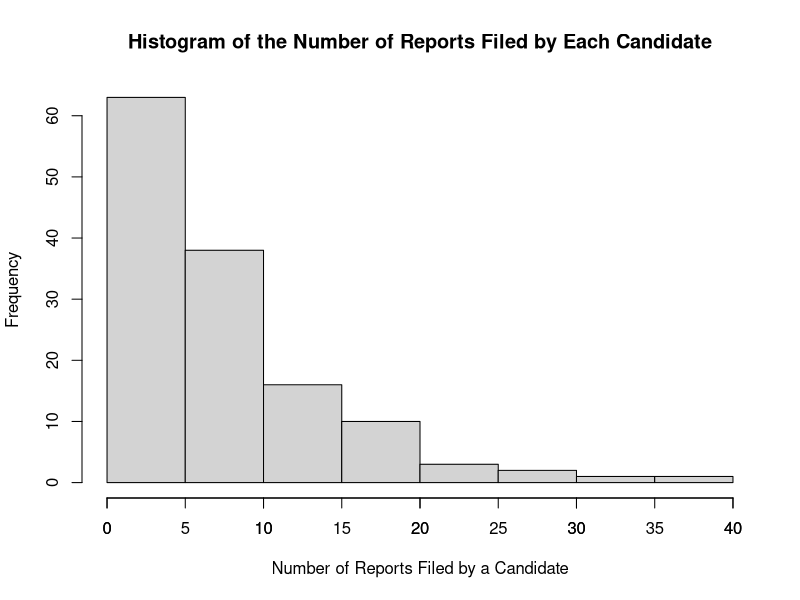
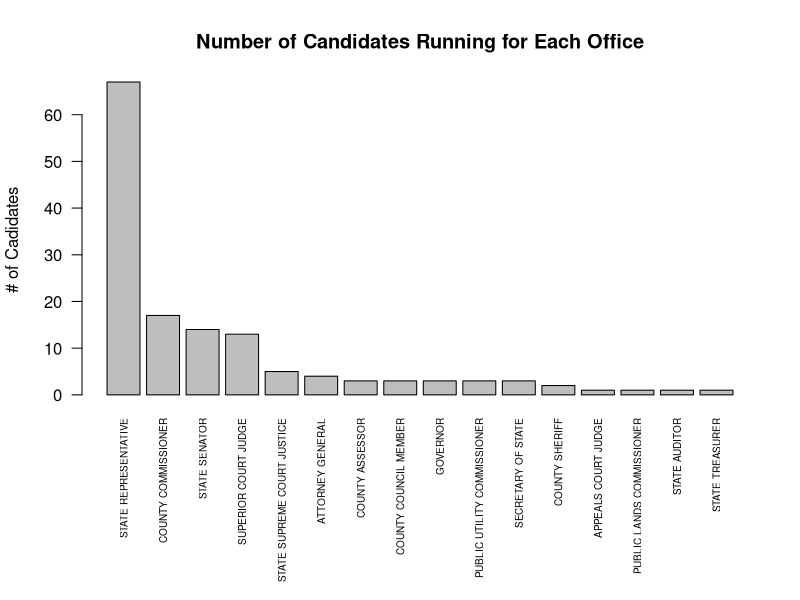
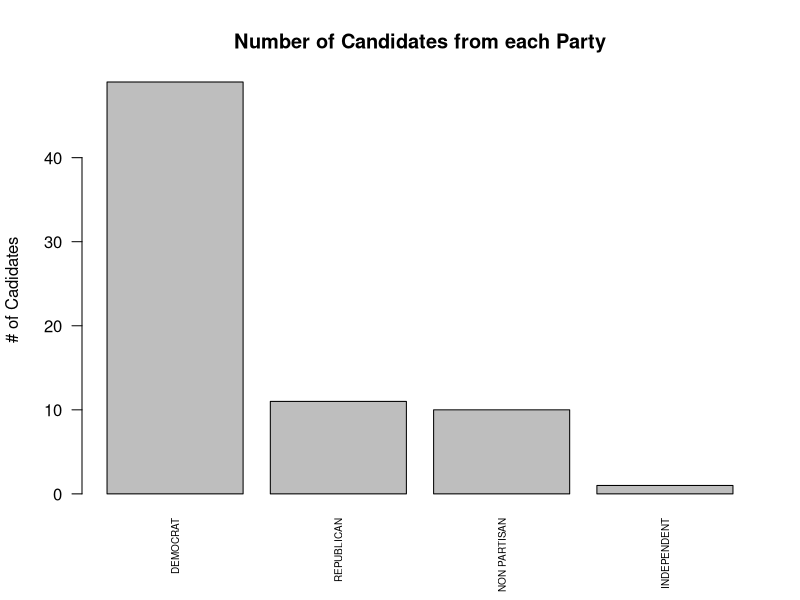
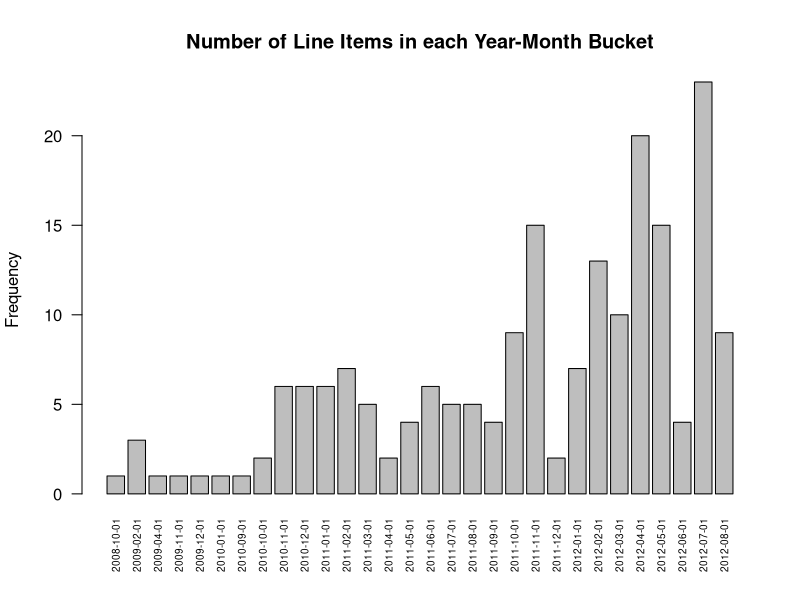
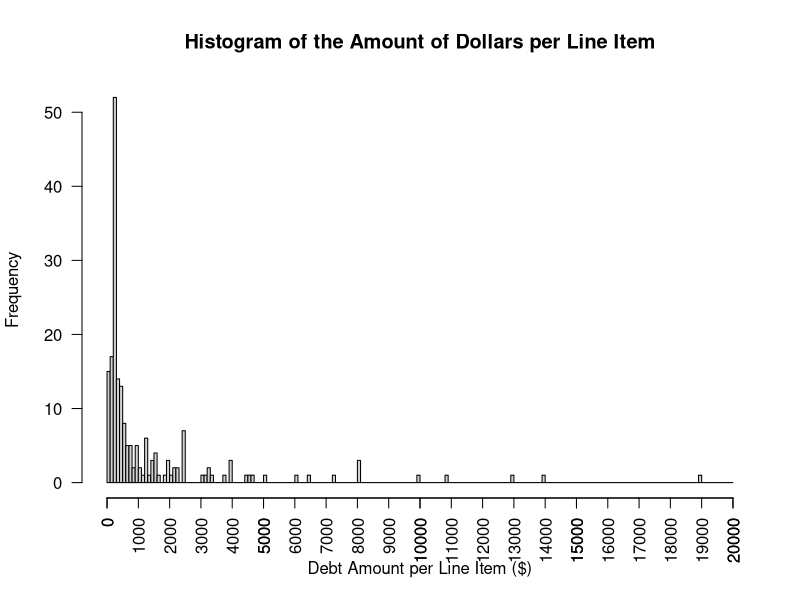
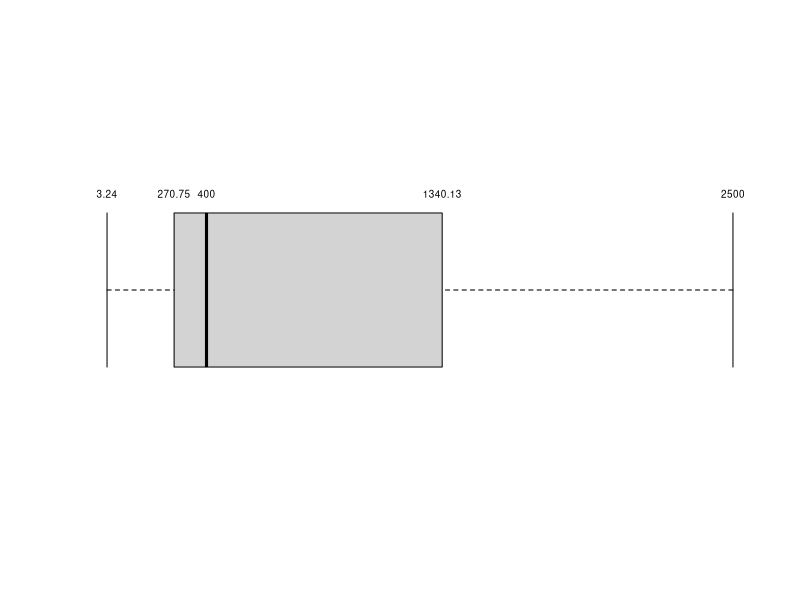
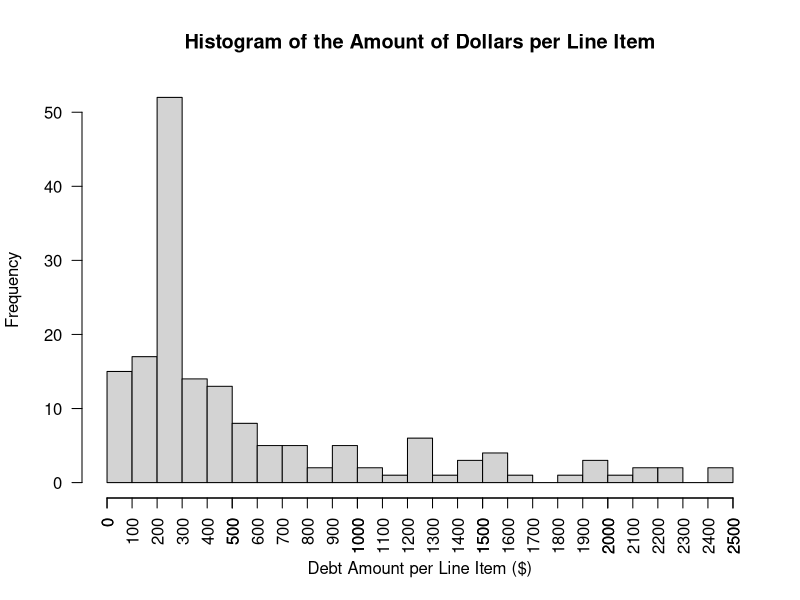
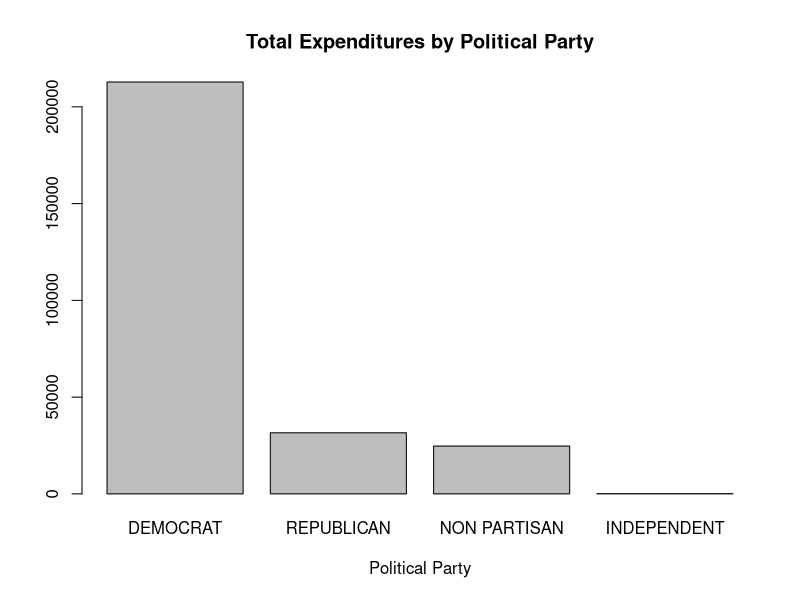

Write the R code that produced these figures, in order.
## ---- chunk 1
knitr::opts_chunk$set(echo = TRUE)
## ---- chunk 2
DebtRaw = read.csv("../dataset/CandidateDebt.csv", na.strings='#N/A')
print(sprintf("Number of columns: %d, Number of rows: %d", ncol(DebtRaw), nrow(DebtRaw)))
## ---- chunk 3
str(DebtRaw[1:4,])
## ---- chunk 4
DebtShifted = DebtRaw
colnames(DebtShifted) <- c(colnames(DebtRaw)[1:9],
                           'DUMMY',
                           colnames(DebtRaw)[10:(ncol(DebtRaw)-1)])
## ---- chunk 5
str(DebtShifted[1:4,])
## ---- chunk 6
t(DebtShifted[1,c('filerid', 'filername', 'office', 'DUMMY', 'legislativedistrict',
                  'party', 'jurisdiction', 'jurisdictiontype')])
## ---- chunk 7
# Split off left table
DebtLeft = DebtShifted[, seq(9)]

# Print out number of rows and columns
print(sprintf("The DebtLeft data set has %d columns and %d rows.", ncol(DebtLeft), nrow(DebtLeft)))
## ---- chunk 8
# Split off right table
DebtRight = DebtShifted[, seq(10, ncol(DebtRaw))]

# Rename DUMMY to office
colnames(DebtRight)[[1]] <- "office"

# Keep cases with at least one non-NA entry
DebtRightValid <- DebtRight[rowSums(!is.na(DebtRight)) > 0,]

# Drop duplicates
Debt <- unique(DebtRightValid)

# Print number of rows and columns
print(sprintf("The Debt data set has %d columns and %d rows.", ncol(Debt), nrow(Debt)))
## ---- chunk 9
# Find number of unique reportnumbers
length(unique(DebtLeft$reportnumber))
# Find number of unique cadidate names
length(unique(DebtLeft$filername))
## ---- chunk 10
# Find the number of reports filed by each candidate
RepPerCan <- aggregate(reportnumber ~ filername, DebtLeft, length)
colnames(RepPerCan)[2] <- "NumOfReports"
# Summarize data
summary(RepPerCan$NumOfReports)
## ---- chunk 11
# Show top 5 candidates that filed the most reports
head(RepPerCan[order(RepPerCan$NumOfReports, decreasing = TRUE),],5)
## ---- chunk 12
# How many candidates filed only 1 report?
length(which(RepPerCan$NumOfReports == 1))
## ---- chunk 13
# Show histogram showing distribution of the number of reports filed by each candidate.
hist(RepPerCan$NumOfReports, main = "Histogram of the Number of Reports Filed by Each Candidate",
     xlab = "Number of Reports Filed by a Candidate")
axis(1, at = seq(0,40, by = 5))
## ---- chunk 14
# Remove reportnumber and keep unique rows
Office <- unique(DebtLeft[-1])
# Find length of rows.
length(Office$filerid)
## ---- chunk 15
# Show exmaple of duplicate candidate.
Office[Office$filername == "FROCKT DAVID S",]
## ---- chunk 16
# Create Dataframe showing the number of candidates running for each office
OfficePopularity <- aggregate(filername ~ office, Office, length)
colnames(OfficePopularity)[2] <- "N"
OfficePopularity <- OfficePopularity[order(OfficePopularity[,2], decreasing = TRUE),]

# Show barplot of results
op <- par(mar = c(10,4,4,2) + 0.1)
barplot(OfficePopularity$N, main = "Number of Candidates Running for Each Office", ylab = "# of Cadidates",
      names.arg=OfficePopularity$office, las = 2, cex.names=0.6)
par(op)
## ---- chunk 17
# Only keep Office2, legislativedictrict, position, party, jurisdiction and find unique rows
DebtUnique <- unique(Debt[1:5])
# Aggregate a new dataframe to store the number of rows for each party
PartyCount <- aggregate(jurisdiction ~ party, DebtUnique, length)
colnames(PartyCount)[2] <- "N"
PartyCount <- PartyCount[order(PartyCount[,2], decreasing = TRUE),]
# Plot a bar chart showing the number of rows for each party
op <- par(mar = c(5,4,4,2) + 0.1)
barplot(PartyCount$N, main = "Number of Candidates from each Party", ylab = "# of Cadidates",
      names.arg=PartyCount$party, las = 2, cex.names=0.6)
par(op)
## ---- chunk 18
# Copy Debt into a temporary df, but convert the debtdate variable into date object
DebtTemp <- Debt
DebtTemp$debtdate <- as.Date(DebtTemp$debtdate, format='%m/%d/%y')
# Import lubridate to round the dates to the month
library(lubridate)
DebtTemp$debtdate <- floor_date(DebtTemp$debtdate, unit = "month")
# Aggregate the data to show the amount of line items are in each month
DateCount <- aggregate(amount ~ debtdate, DebtTemp, length)
colnames(DateCount)[2] <- "N"
op <- par(mar = c(5,4,4,2) + 0.1)
barplot(DateCount$N, main = "Number of Line Items in each Year-Month Bucket", ylab = "Frequency",
      names.arg=DateCount$debtdate, las = 2, cex.names=0.6)
par(op)
## ---- chunk 19
summary(Debt$amount)
## ---- chunk 20
hist(Debt$amount, breaks = seq(0, 20000, by = 100) , main = "Histogram of the Amount of Dollars per Line Item",
     xlab = "Debt Amount per Line Item ($)", las = 2)
axis(1, at = seq(0, 20000, by = 1000), las = 2)
## ---- chunk 21
boxplot(Debt$amount, horizontal = TRUE, outline = FALSE, axes = FALSE, staplewex = 1)
text(x = boxplot.stats(Debt$amount)$stats, labels = boxplot.stats(Debt$amount)$stats, y=1.25, cex = 0.6)
## ---- chunk 22
filteredAmount <- Debt[(Debt$amount < 2500),]
hist(filteredAmount$amount, breaks = seq(0, 2500, by = 100) , main = "Histogram of the Amount of Dollars per Line Item",
     xlab = "Debt Amount per Line Item ($)", las = 2)
axis(1, at = seq(0, 2500, by = 100), las = 2)
## ---- chunk 23

# sum amount by party
amountbyparty <-aggregate(Debt['amount'], by=list(party=Debt$party), FUN=sum)

# Rename 
names(amountbyparty)[names(amountbyparty)=="amount"] <- "totalamountbyparty"


#format method, which is necessary for formating in a data.frame   
format.money  <- function(x, ...) {
  paste0("$", formatC(as.numeric(x), format="f", digits=2, big.mark=","))
}
class(amountbyparty$totalamountbyparty) <- c("money",class(amountbyparty$totalamountbyparty))


# sort the list descending, create pareto
amountbyparty <- amountbyparty[order(amountbyparty$totalamountbyparty, decreasing=TRUE),]

# bar plot tutorial https://www.statmethods.net/graphs/bar.html
barplot(amountbyparty$totalamountbyparty, main="Total Expenditures by Political Party", 
  	xlab="Political Party",
  	names.arg=amountbyparty$party,
  	cex.names=1)

## ---- chunk 24
# Merge PartyCount into amountbyparty
amountbyparty <- merge(amountbyparty, PartyCount)
amountbyparty$amountpercandidate <- amountbyparty$totalamountbyparty / amountbyparty$N

# sort the list descending, create pareto
amountbyparty <- amountbyparty[order(amountbyparty$amountpercandidate, decreasing=TRUE),]


# bar plot tutorial https://www.statmethods.net/graphs/bar.html
barplot(amountbyparty$amountpercandidate, main="Expenditure per Candidate by Political Party", 
  	xlab="Political Party",
  	names.arg=amountbyparty$party,
  	cex.names=1)


## ---- chunk 25
desc_to_coarsedesc = read.csv("../dataset/description_to_coarsedescription.csv", na.strings='#N/A')
# we need to merge coarsedescription into Debt by description
Debt2=merge(Debt,desc_to_coarsedesc[c('description','coarsedescription')])

# Put 0 for position when there is no value
Debt2$position[is.na(Debt2$position)] <- 0
Debt2$legislativedistrict[is.na(Debt2$legislativedistrict)] <- 0

# sum amount by coarsedescription
amountbycoarsedesc <-aggregate(Debt2['amount'], by=list(coarsedescription=Debt2$coarsedescription), FUN=sum)

#format method, which is necessary for formating in a data.frame   
format.money  <- function(x, ...) {
  paste0("$", formatC(as.numeric(x), format="f", digits=2, big.mark=","))
}
class(amountbycoarsedesc$amount) <- c("money",class(amountbycoarsedesc$amount))


# sort the list descending, create pareto
amountbycoarsedesc <- amountbycoarsedesc[order(amountbycoarsedesc$amount, decreasing=TRUE),]
#print(amountbycoarsedesc)

nbars=13
topn=amountbycoarsedesc[1:nbars,]
# bar plot tutorial https://www.statmethods.net/graphs/bar.html
barplot(topn$amount, main="Total Expenditures by Coarse Description",
        sub=paste(c("(Top", nbars, "shown)"), collapse = " "),
  	xlab="Coarse Description",
  	names.arg=topn$coarsedescription,
  	cex.names=0.65, las=2)

# Maybe I should make a function for bar charts, since I will be making many of them.

## ---- chunk 26

# Rename "subject" column to "N"
names(amountbyparty)[names(amountbyparty)=="amount"] <- "totalamountbyparty"

#rollup debt2 by coarsedesc and party
expense_by_coarsedesc_by_party <-aggregate(Debt2['amount'],                                         by=list(coarsedescription=Debt2$coarsedescription, party=Debt2$party), FUN=sum)


#merge totalamount into expense_by_coarsedesc_by_party
frac_by_coarsedesc_by_party <- merge(expense_by_coarsedesc_by_party,amountbyparty)
# compute fraction
frac_by_coarsedesc_by_party$fractionofpartytotal <- frac_by_coarsedesc_by_party$amount / frac_by_coarsedesc_by_party$totalamountbyparty

# drop independents
frac_by_coarsedesc_by_party <- frac_by_coarsedesc_by_party[frac_by_coarsedesc_by_party$party != "INDEPENDENT", ]

# get max frac by coarsedescription (across parties)
maxfrac_by_coarsedesc <-aggregate(frac_by_coarsedesc_by_party['fractionofpartytotal'],
                                           by=list(coarsedescription=frac_by_coarsedesc_by_party$coarsedescription), FUN=max)

# Rename "fractionofpartytotal" column to "maxfracofpartytotal"
names(maxfrac_by_coarsedesc)[names(maxfrac_by_coarsedesc)=="fractionofpartytotal"] <- "maxfracofpartytotal"

#merge maxfrac into frac_by_coarsedesc_by_party
frac_by_coarsedesc_by_party2=merge(frac_by_coarsedesc_by_party,maxfrac_by_coarsedesc)


# assign part number to put nonpartisan last
frac_by_coarsedesc_by_party2$partynumber<-ifelse(frac_by_coarsedesc_by_party2$party=="DEMOCRAT",1,
		ifelse(frac_by_coarsedesc_by_party2$party=="REPUBLICAN",2,3
		))

#Now, sort the df by maxfracofpartytotal desc, then by partynumber
frac_by_coarsedesc_by_party2 <- frac_by_coarsedesc_by_party2[order(-frac_by_coarsedesc_by_party2$maxfracofpartytotal,
                                                                   frac_by_coarsedesc_by_party2$partynumber),]

# Now we can finally make a grouped pareto!
frac_by_coarsedesc_by_party2$barlabels <- ""
frac_by_coarsedesc_by_party2$barlabels <- frac_by_coarsedesc_by_party2$barlabels <-

  
# Trick Make labels which are non blank only when row mod 3 =2
x<-1:nrow(frac_by_coarsedesc_by_party2)
y <- x%%3==2

cd=frac_by_coarsedesc_by_party2$coarsedescription
frac_by_coarsedesc_by_party2$barlabels <- with(frac_by_coarsedesc_by_party2, ifelse(y,cd,"" ) )

cd <- frac_by_coarsedesc_by_party2$coarsedescription
frac_by_coarsedesc_by_party2$barlabels <- ifelse(y,frac_by_coarsedesc_by_party2$coarsedescription,"" )

# get the same coarsedescriptions used in previous graph
topnparty<-frac_by_coarsedesc_by_party2[frac_by_coarsedesc_by_party2$coarsedescription %in% topn$coarsedescription,]

# now make a sidebyside bar chart
barplot(topnparty$fractionofpartytotal, main="Fractional Expenditures by Coarse Description, by Party",
        xlab="Coarse Description", col=c("blue","red","green"),
        legend = c("Democrat","Republican","Non Partisan"), beside=TRUE, names.arg=topnparty$coarsedescription, las=2)


## ---- chunk 27
# get sum of amount by DUMMY
#sumbyoffice <- aggregate(Debt2['amount'],
#by=list(office=Debt2$DUMMY), FUN=sum)

# get sum(amount) and n rows by unique value of DUMMY, legislativedistrict, position, and party,
# jurisdiction, and jurisdictiontype (in case I summarize by that later).
sumbycand <- aggregate(Debt2['amount'],
by=list(office=Debt2$office, legislativedistrict=Debt2$legislativedistrict, position=Debt2$position, party=Debt2$party, jurisdiction=Debt2$jurisdiction, jurisdictiontype=Debt2$jurisdictiontype), FUN=sum)


# now sum the amounts in sumbycand and count rows by office
sumbyoffice <- aggregate(sumbycand['amount'], by=list(office=sumbycand$office), FUN=sum)
countbyoffice <- aggregate(sumbycand['position'], by=list(office=sumbycand$office), FUN=length)

# Rename cols
names(sumbyoffice)[names(sumbyoffice)=="amount"] <- "totalamount"
names(countbyoffice)[names(countbyoffice)=="position"] <- "ncandidates"

# merge the sum and count data
amountperjob <- merge(sumbyoffice,countbyoffice)
amountperjob$mean_amount <- amountperjob$totalamount / amountperjob$ncandidates

# sort by mean_amount desc
# sort the list descending, create pareto
amountperjob <- amountperjob[order(amountperjob$mean_amount, decreasing=TRUE),]

# bar plot tutorial https://www.statmethods.net/graphs/bar.html
barplot(amountperjob$mean_amount, main="Expenditure per Candidate by Office", 
  	xlab="Office",
  	names.arg=amountperjob$office,
  	cex.names=1, las=2)


## ---- chunk 28

# Expenditure amounts by jurisdictiontype
boxplot(amount~jurisdictiontype,data=Debt2, main="Transaction Dollar Amounts by Jurisdiction Type", 
  	xlab="Jurisdiction Type", ylab="Amount in Dollars", varwidth=T)

## ---- chunk 29
# Time component
# Copy Debt2 to Debt3
Debt3 <- Debt2
# Let's make a debtmonth column
library(lubridate)
# Get just the month
Debt3$truedebtdate<-mdy(Debt3$debtdate)
Debt3$debtmonth<-floor_date(Debt3$truedebtdate, unit="month")
# Make str version so it will be a factor
Debt3$debtmonthstr<- as.character(Debt3$debtmonth)
# Create dummy variable, TREASURY
Debt3$Treasury<-ifelse(Debt3$coarsedescription=="TREASURY",1,0)


##need plyr package to use ddply
library(plyr)
# Now get sum, count, and mean of amount and mean of Treasury by debtmonthstr
##summarize data. Because R categorized Day as a factor we can go ahead and use this
timestats<- ddply(Debt3,~debtmonthstr,summarise,Sum_amount=sum(amount), Count_amount = length(amount),
      Mean_amount = mean(amount), Mean_Treasury = mean(Treasury))
 

#Create debtmonth in timestats, as a date (this works but format is not good for graphing)
timestats$debtmonth<- strptime(timestats$debtmonthstr,"%Y-%m-%d")

# format it to MM/YYYY
# I believe this sets it back to char!
#timestats$debtmonth<- format(timestats$debtmonth, format="%Y/%m")


# sort by it
timestats<- timestats[order(timestats$debtmonth),]


xvector=timestats$debtmonth
yvector=timestats$Sum_amount
yvector2=timestats$Count_amount
yvector3=timestats$Mean_amount
plot(xvector, yvector,xlab="Reporting Period",  ylab="Sum of Expenditures", main="Sum of Amount")
plot(xvector, yvector2,xlab="Reporting Period",  ylab="Number of Expenditures", main="Count of Amount")
plot(xvector, yvector3,xlab="Reporting Period",  ylab="Mean of Expenditures", main="Mean of Amount")


## ---- chunk 30
# plot treasury mean by debtmonth
xvector=timestats$debtmonth
yvector=timestats$Mean_Treasury
plot(xvector, yvector, xlab="Reporting Period",  ylab="Fractional Count of Expenditures", main="Fractional Count of Expenditures Attributable to Treasury")
## ---- chunk 31

party_jurtype_sum <- aggregate(Debt['amount'],
                                  by=list(party=Debt$party,
                                          jurisdictiontype=Debt$jurisdictiontype),
                                  FUN=sum)

# Order by total spending
xtab_sum <- xtabs(amount ~ jurisdictiontype + party, data=party_jurtype_sum)
xtab_sum <- xtab_sum[,order(colSums(xtab_sum), decreasing = TRUE)]

# Remove INDEPENDENT
xtab_sum <- xtab_sum[,colnames(xtab_sum) != 'INDEPENDENT']

xtab_sum_mat <- data.matrix(xtab_sum)
barplot(xtab_sum_mat,
        beside = TRUE,
        legend.text = rownames(xtab_sum_mat),
        main = "Total party spending across jurisdiction types",
        xlab = "party",
        ylab = "total amount spent")
